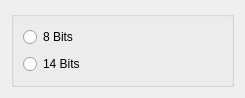
<?xml version="1.0" encoding="UTF-8"?>
<ui version="4.0">
 <class>FormBitDepth</class>
 <widget class="QWidget" name="FormBitDepth">
  <property name="geometry">
   <rect>
    <x>0</x>
    <y>0</y>
    <width>245</width>
    <height>98</height>
   </rect>
  </property>
  <property name="windowTitle">
   <string>Form</string>
  </property>
  <layout class="QVBoxLayout" name="verticalLayout_2">
   <item>
    <widget class="QGroupBox" name="groupBox">
     <property name="title">
      <string/>
     </property>
     <layout class="QVBoxLayout" name="verticalLayout">
      <item>
       <widget class="QRadioButton" name="radioButton">
        <property name="text">
         <string>8 Bits</string>
        </property>
       </widget>
      </item>
      <item>
       <widget class="QRadioButton" name="radioButton_2">
        <property name="text">
         <string>14 Bits</string>
        </property>
       </widget>
      </item>
     </layout>
    </widget>
   </item>
  </layout>
 </widget>
 <resources/>
 <connections/>
</ui>
